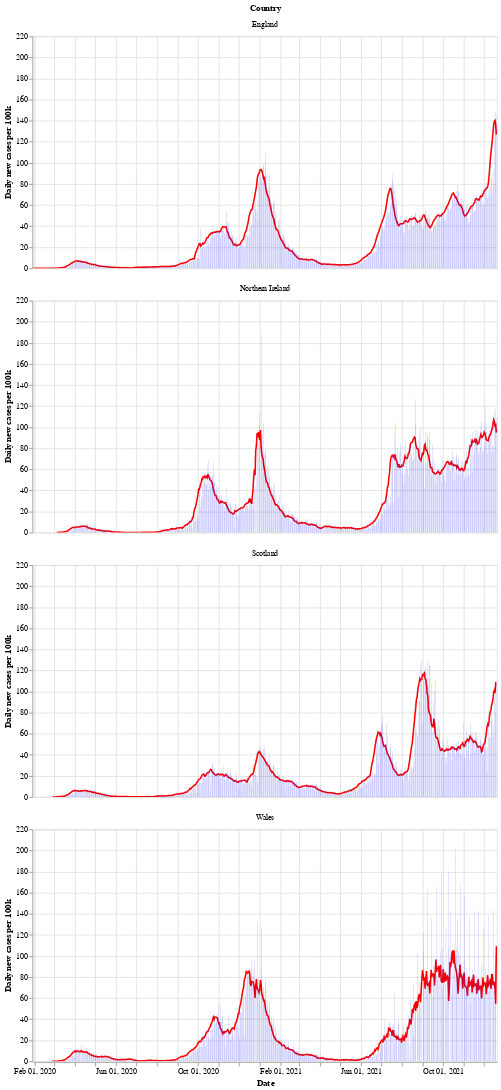

The notebook cell saved with this chart:
### Markdown cell above
Next is a bar chart of the number of new cases in each country (per 100k population), with the 7 day moving average of cases. Again we see that Wales saw a longer period of raising and falling cases compared to the other countries.

After a period of cases falling, each nation is now seeing a rise in the number of cases - especially in Wales.

### Code cell
# collapse
bars = alt.Chart(uk_cases).mark_bar().encode(
    x=alt.X("yearmonthdate(date):T", axis=alt.Axis(title='Date')),
    y=alt.Y("newCasesRate:Q", axis=alt.Axis(title='Daily new cases per 100k')),
    tooltip='newCasesRate',
    color=alt.condition(
        alt.datum.dailyChange > 0,
        alt.value("orange"),  # The positive color
        alt.value("blue")  # The negative color
    )
).properties(title='New cases per 100k population with rolling 7 day average', width=600).interactive()
line = alt.Chart(uk_cases).mark_line(
    color='red',
    size=2,
).transform_window(
    rolling_mean='mean(newCasesRate)',
    frame=[0, 7],
    groupby=['areaName']
).encode(
    x='yearmonthdate(date):T',
    y='rolling_mean:Q'
)
alt.layer(line, bars, data=uk_cases).facet(alt.Row('areaName', title='Country'), columns=1)

### Figure 1 — Vega-Lite specification as saved in the notebook (floating-point values rounded to 4 significant figures; data arrays with more than 128 entries replaced by an {"elided": "..."} marker saying what was removed)
{"config": {"view": {"continuousWidth": 400, "continuousHeight": 300}}, "data": {"name": "data-397debf06cbb8caf6428124769cda36f"}, "facet": {"type": "nominal", "field": "areaName", "title": "Country"}, "spec": {"layer": [{"mark": {"type": "line", "color": "red", "size": 2}, "encoding": {"x": {"type": "temporal", "field": "date", "timeUnit": "yearmonthdate"}, "y": {"type": "quantitative", "field": "rolling_mean"}}, "transform": [{"window": [{"op": "mean", "field": "newCasesRate", "as": "rolling_mean"}], "frame": [0, 7], "groupby": ["areaName"]}]}, {"mark": "bar", "encoding": {"color": {"condition": {"value": "orange", "test": "(datum.dailyChange > 0)"}, "value": "blue"}, "tooltip": {"type": "quantitative", "field": "newCasesRate"}, "x": {"type": "temporal", "axis": {"title": "Date"}, "field": "date", "timeUnit": "yearmonthdate"}, "y": {"type": "quantitative", "axis": {"title": "Daily new cases per 100k"}, "field": "newCasesRate"}}, "selection": {"selector002": {"type": "interval", "bind": "scales", "encodings": ["x", "y"]}}, "title": "New cases per 100k population with rolling 7 day average", "width": 600}]}, "columns": 1, "$schema": "https://vega.github.io/schema/vega-lite/v4.8.1.json", "datasets": {"data-397debf06cbb8caf6428124769cda36f": {"elided": "2668 records"}}}
